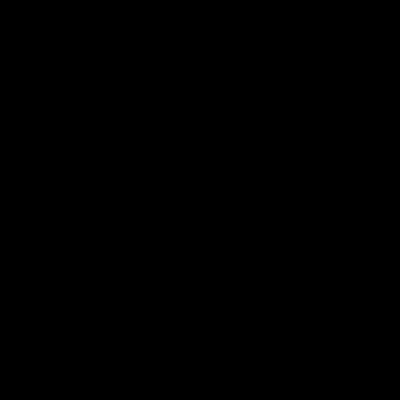
Frame 1 (no input)
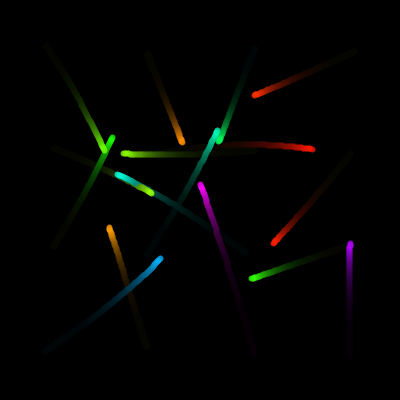
Frame 60 (the mouse pressed at the canvas centre just before this capture)
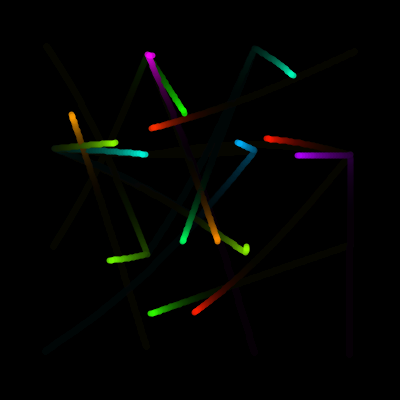
Frame 120 (the mouse held since frame 60 and released just before this capture)

The Processing sketch that drew these frames (run headless with seeded random() and noise(); from frame 60 on, the mouse is pressed at the canvas centre):

// Processing sketch: processing_156449
// ── processing_156449.pde

ville[] villes;
voyageur[] voyageurs;
PGraphics g;

void setup() {
  
  size(400, 400);
  strokeWeight(6);
  colorMode(HSB);
  villes = new ville[0];
  voyageurs = new voyageur[0]; 
  int n=4;
  float mx=width/(n);float my=height/(n);
  for (int a=0; a<n; a++) { 
  for (int b=0; b<n;b++) { 
    new ville(a*mx+mx*0.5, b*my+my*0.5);
  }
  }
  background(0);
  g=createGraphics(width, height, JAVA2D);
  g.beginDraw();
  g.background(0,20 );
  g.endDraw();
}

void draw() {
  image(g, 0, 0);
 // stroke(255, 10);
  noFill();
  for (ville v : villes) {
    v.dessine();
  }
  for (voyageur v : voyageurs) {
    v.dessine();
  }
}

class ville {
  float x, y, an;
  ville(float _x, float _y) {
    an =random(TWO_PI);
    x=_x+cos(an)*5;
    y=_y+sin(an)*5;
    for(int a=0;a<1;a++){
      new voyageur(this);
    }
    villes = (ville[]) append (villes, this);
  }
  void dessine() { 
   // ellipse(x, y,5, 5); 
   boolean occ=false;
    for(voyageur v:voyageurs){
      if(v.encours==this){
      //  occ=true;
        break;
      } 
    } 
    if(occ){ 
      an+=random(-0.05,0.05);
      x+=cos(an)*1.5; y+=sin(an)*1.5;
      if(x<10){x=10;an+=0.5;} 
      else if(y<10){y=10;an+=0.5;}
      else if(x>width-10){x=width-10;an+=0.5;}
      else if(y>height-10){y=height-10;an+=0.5;} 
    }
  }
}

class voyageur {
  color c;  
  float distancemax=500;PVector pos;
  ville encours;
  PVector[] trajet;
  voyageur(ville v) {
    encours=v;
    trajet=new PVector[0];
    c=color(random(255), 255, 255, 200);
    voyageurs = (voyageur[]) append (voyageurs, this);
  }
  void dessine() {
    stroke(c);
    if(trajet.length<2){
      nouveauTrajet();
    } else {  
       pos = trajet[0];
      PVector newpos = trajet[1];
      trajet = (PVector[]) subset(trajet,1);
      line(pos.x, pos.y, newpos.x, newpos.y);
      pos = newpos;
      if(random(200)<1){
        distancemax = 120;
      }
    }
  }
  void nouveauTrajet() {
    float x=encours.x, y=encours.y;
    ville[] voisins=new ville[0];
    for (ville v : villes) {
      float d=dist(x, y, v.x, v.y);
      if (d>distancemax*0.3 && d<distancemax) {
        voisins = (ville[]) append (voisins, v);
      }
    }
    if (voisins.length>0) {
      encours = voisins[floor(random(voisins.length))];
      pos = new PVector(encours.x, encours.y);
      trajet=interpole(x,y,encours.x,encours.y);
      distancemax=constrain(distancemax*0.95, 10,distancemax);
    } else {
      distancemax*=1.15;
    }
  }
}

PVector[] interpole(float x1, float y1, float x2, float y2){
  PVector trajet[]=new PVector[0];
  float h=random(-20,20); 
  int n=int(dist(x1,y1,x2,y2)*random(0.35,0.6));
  float pasx = (x2-x1)/(n*1.0);float pasy = (y2-y1)/(n*1.0);
  float hauteur=-PI/n;
  for(int a=0;a<n;a++){
    PVector v=new PVector(x1+pasx*a , y1+pasy*a+sin(a*hauteur)*h);
    trajet=(PVector[]) append(trajet, v);
  }
  return trajet;
}
